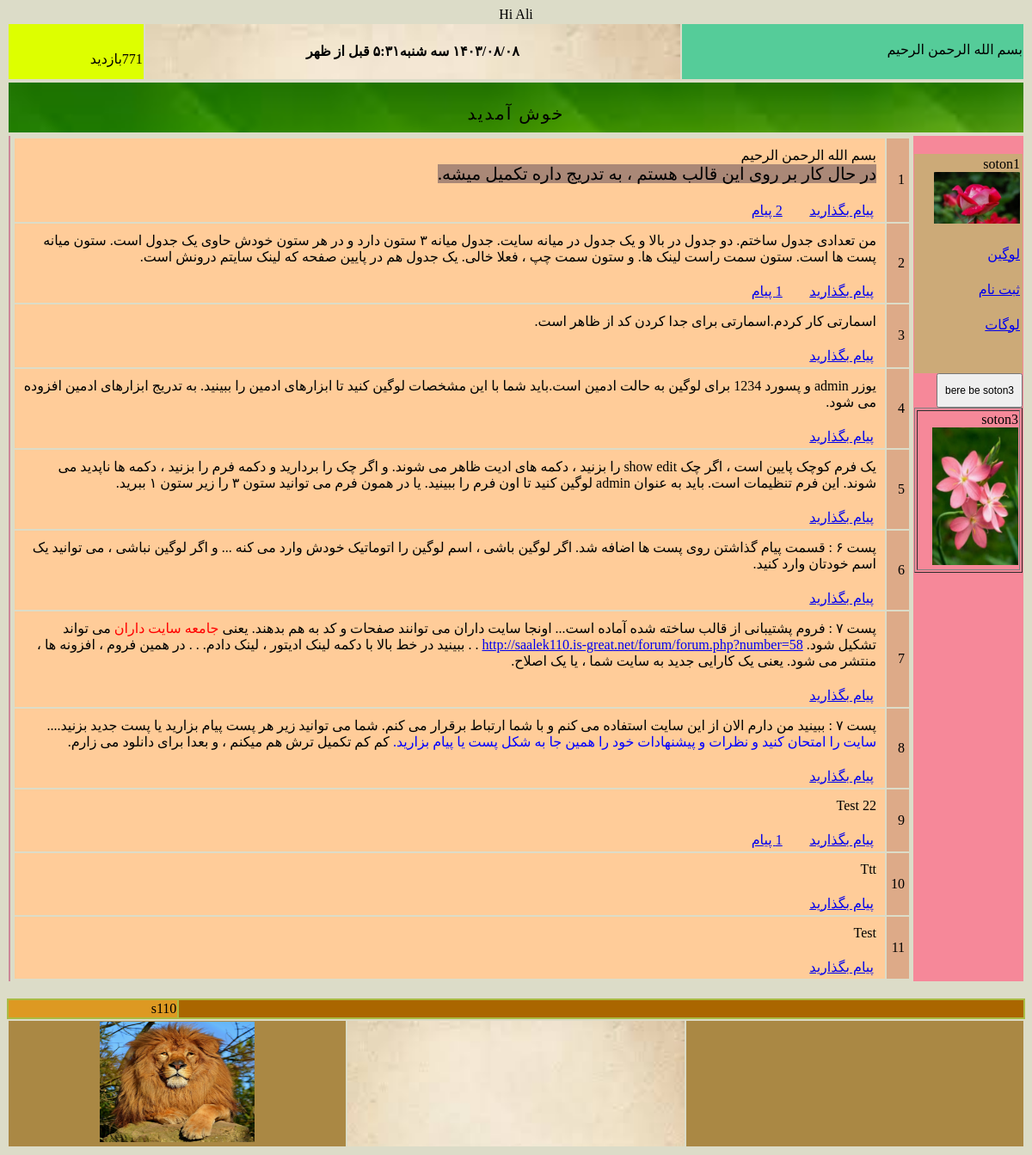
/ (signed in), run on the app's committed database.
### tables this page shows
CREATE TABLE `s110_texts` (
  `number` int(11) NOT NULL,
  `comment` varchar(50) NOT NULL,
  `my_text` varchar(600) NOT NULL
);

CREATE TABLE `s110_posts` (
  `number` bigint(20) NOT NULL,
  `news` text NOT NULL,
  `the_date` varchar(30) NOT NULL,
  `the_week` varchar(20) NOT NULL,
  `the_hour` varchar(30) NOT NULL
);

### tools/jdf.php (called while the page is built, shortened)
<?php
function jdate($format, $timestamp = '', $none = '', $time_zone = 'Asia/Tehran', $tr_num = 'fa') {
  $T_sec = 0;
  $ts = $T_sec + (($timestamp === '') ? time() : tr_num($timestamp));
  $date = explode('_', date('H_i_j_n_O_P_s_w_Y', $ts));
  list($j_y, $j_m, $j_d) = gregorian_to_jalali($date[8], $date[3], $date[2]);
  $sl = strlen($format);
  $out = '';
  for ($i = 0; $i < $sl; $i++) {
    $sub = substr($format, $i, 1);
    switch ($sub) {
      case 'B':
      case 'e':
      case 'g':
      case 'G':
      case 'h':
      case 'I':
      case 'T':
      case 'u':
      case 'Z':
        $out .= date($sub, $ts);
        break;
      case 'A':
        $out .= ($date[0] < 12) ? 'قبل از ظهر' : 'بعد از ظهر';
        break;
      case 'd':
        $out .= ($j_d < 10) ? '0' . $j_d : $j_d;
        break;
      case 'i':
        $out .= $date[1];
        break;
      case 'l':
        $out .= jdate_words(array('rh' => $date[7]), ' ');
        break;
      case 'm':
        $out .= ($j_m > 9) ? $j_m : '0' . $j_m;
        break;
      case 'Y':
        $out .= $j_y;
        break;
      default:
        $out .= $sub;
    }
  }
  return ($tr_num != 'en') ? tr_num($out, 'fa', '.') : $out;
}
function tr_num($str, $mod = 'en', $mf = '٫') {
  $num_a = array('0', '1', '2', '3', '4', '5', '6', '7', '8', '9', '.');
  $key_a = array('۰', '۱', '۲', '۳', '۴', '۵', '۶', '۷', '۸', '۹', $mf);
  return ($mod == 'fa') ? str_replace($num_a, $key_a, $str) : str_replace($key_a, $num_a, $str);
}
function jdate_words($array, $mod = '') {
  foreach ($array as $type => $num) {
    $num = (int) tr_num($num);
    switch ($type) {
      case 'rh':
        $key = array('یکشنبه', 'دوشنبه', 'سه شنبه', 'چهارشنبه', 'پنجشنبه', 'جمعه', 'شنبه');
        $array[$type] = $key[$num];
        break;
    }
  }
  return ($mod === '') ? $array : implode($mod, $array);
}
function gregorian_to_jalali($gy, $gm, $gd, $mod = '') {
   list($gy, $gm, $gd) = explode('_', tr_num($gy . '_' . $gm . '_' . $gd));
  $g_d_m = array(0, 31, 59, 90, 120, 151, 181, 212, 243, 273, 304, 334);
  $gy2 = ($gm > 2) ? ($gy + 1) : $gy;
  $days = 355666 + (365 * $gy) + ((int) (($gy2 + 3) / 4)) - ((int) (($gy2 + 99) / 100)) + ((int) (($gy2 + 399) / 400)) + $gd + $g_d_m[$gm - 1];
  $jy = -1595 + (33 * ((int) ($days / 12053)));
  $days %= 12053;
  $jy += 4 * ((int) ($days / 1461));
  $days %= 1461;
  if ($days < 186) {
    $jm = 1 + (int) ($days / 31);
    $jd = 1 + ($days % 31);
  } else {
    $jm = 7 + (int) (($days - 186) / 30);
    $jd = 1 + (($days - 186) % 30);
  }
  return ($mod == '') ? array($jy, $jm, $jd) : $jy . $mod . $jm . $mod . $jd;
}

### parts_of_index/show_posts.php (the view, shortened to what this page needs)
<?php
    mysqli_set_charset($ccoonn, "utf8");
 $sql = "SELECT * FROM s110_posts";
  $result = mysqli_query($ccoonn ,$sql);
   echo"<center>";
    echo"<table border=0>";
        while($info = mysqli_fetch_array( $result))
               {
            $my_number=$info['number'];
    echo"<tr>";
 echo'<td id="sotone_shomareh_post">';
 echo $info["number"];   echo"</td>";
include"parts_of_index/my_str_replace.php";
 echo'<td id="sotone_matne_post">';
echo $info['news'];
echo'<table border=0>';
echo'<tr>';
 echo'<td id="sotone_payam_bezarid">';
$str=writeMsg(32);
    echo '<a href="msg/a_write_msg.php?number='.$my_number.'">'.$str.'</a>';
echo'</td>';
 echo'<td id="sotone_chand_nazar">';
  $tedad=msg_cont($ccoonn , $my_number );
 if (   $tedad> 0)
 {
     $str=writeMsg(33);
 $ebarat= $tedad." ".$str;
    echo "<a href='msg/show_msgs.php?number=$my_number'>$ebarat</a>";
 }
 echo'</td>';
  echo'<td id="sotone_dokmeye_edit">';
      $value=my_setting("show_edit");
echo'</td>'; echo'</tr>';echo'</table>';
echo"</td>";
          echo"</tr>";
 }
 echo"</table>";
  echo"</center>";
                                                                 ?>

### index.php (shortened to what this page needs)
<!DOCTYPE html>
<!DOCTYPE html PUBLIC "-//W3C//DTD XHTML 1.0 Transitional//EN" "http://www.w3.org/TR/xhtml1/DTD/xhtml1-transitional.dtd">
<html dir="rtl">
<head>
</head>
<body>
       <?php
    require "base/ccoonn.php";
     include "functions/functions.php";
     require_once "tools/jdf.php";
    mysqli_set_charset($ccoonn, "utf8");
                $hour= jdate('g:i A');
                $the_week=jdate('l');
              $the_date=jdate('Y/m/d ');
 if (  isset(  $_SESSION["username"] )  )
 {
echo"<center>";
echo"Hi ".$_SESSION["username"];
echo"</center>";
 }
 echo'<table id="bala_tarin_table">';
echo'<tr>';
 echo'<td id="soton1_az_table_aval">';
 $str=writeMsg(21) ;
echo $str;
  ?>
      <?php
echo'</td>';
 echo'<td id="soton2_az_table_aval">';
echo"<center><h4>".$the_date.$the_week.$hour."</h4></center>";
echo'</td>';
 echo'<td id="soton3_az_table_aval">';
$count=counter("index");
 $str=writeMsg(12);
 echo $count;
   echo $str;
echo'</td>';
echo'</tr>';
echo'</table>';
 echo'<table id="table_e_satre_dovom">';
echo'<tr>';
 echo'<td id="sotone_table_dovom">';
echo'</td>';
echo'</tr>';
echo'</table>';
 echo'<table id="table_bozorge_vasate_safeh">';
echo'<tr>';
 echo'<td id="sotone_avale_table_bozorge_vasat_safhe">';
 echo'<table id="table_e_soton_1">';
echo'<tr>';
echo'<td>';
echo'soton1';
echo'<img src="images/flower2.jpg" alt="robot" width="100" height="60"/>';
echo'</td>';
echo'</tr>';
echo'<tr>';
echo'<td>';
 $str=writeMsg(13) ;
 echo'<a href="login/login.php">'.$str.'</a>';
 echo'</td>';
echo'</tr>';
echo'<tr>';
echo'<td>';
 $str=writeMsg(14) ;
  echo'<a href="login/register.php">'.$str.'</a>';
   echo'</td>';
   echo'</tr>';
echo'<tr>';
echo'<td>';
 $str=writeMsg(17) ;
  echo'<a href="login/logout.php">'.$str.'</a>';
     echo'</td>';
     echo'</tr>';
echo'<tr>';
echo'<td>';
echo'</td>';
echo'</tr>';
echo'<tr>';
echo'<td>';
echo'</td>';
echo'</tr>';
echo'</tr>';
echo'</table>';
	  $value=my_setting("soton3");
	  if ($value=="under-soton-1")
{
 ?>
 <form id='myform' action="<?php echo $_SERVER['PHP_SELF']; ?>"  method = 'POST'>
 <input type="submit" name='action_soton1' value="bere be soton3" style=" font-size:12px; height:40px; width:100px">
      </form>
 <?php
 }
      if ($value=="under-soton-1")
   include "parts_of_index/soton3.php";
echo'<td>';
   include "parts_of_index/show_posts.php";
echo'</td>';
 echo'<td id="sotone_sevome_table_bozorge_vasat_safhe">';
 ?>
 <?php
echo'</td>';
           echo"<br>";
 echo'<table id="avalin_table_e_footer">';
echo'<tr>';
 echo'<td id="sotone_avale_table_avale_footer">';
echo'</td>';
 echo'<td id="sotone_dovome_table_avale_footer">';
echo"s110";
echo'</td>';
echo'</tr>';
echo'</table>';
 echo'<table id="dovomin_table_e_footer">';
echo'<tr>';
 echo'<td id="sotone_avale_table_dovome_footer">';
 ?>
 <?php
 echo'</td>';
  echo'<td id="sotone_dovome_table_dovome_footer">';
 ?>
 <?php
   echo'</td>';
    echo'<td id="sotone_sevome_table_dovome_footer">';
   echo'<img src="images/lion.jpg" alt="lion" width="180" height="140"/>';
 echo'</td>';
 echo'</tr>';
echo'</table>';
?>
</body>
</html>

### parts_of_index/my_str_replace.php
<?php
if (isset ($info['news']) )
{
     $info['news']=str_replace("qz","'",$info['news']);
     $info['news']=str_replace("[Img]","<img src='",$info['news']);
     $info['news']=str_replace("[/Img]","'>",$info['news']);
     $info['news']=str_replace("[Url]","<a href='",$info['news']);
     $info['news']=str_replace("[Url_m]","'>",$info['news']);
     $info['news']=str_replace("[/Url]","</a>",$info['news']);
     $info['news']=str_replace("[center]","<center>",$info['news']);
     $info['news']=str_replace("[/center]","</center>",$info['news']);
     $info['news']=str_replace("[left]","<div style='text-align: left;'>",$info['news']);
     $info['news']=str_replace("[/left]","</div>",$info['news']);
     $info['news']=str_replace("[right]","<div style='text-align: right;'>",$info['news']);
     $info['news']=str_replace("[/right]","</div>",$info['news']);
     $info['news']=str_replace("[red]","<span style='color: Red'>",$info['news']);
     $info['news']=str_replace("[/red]","</span>",$info['news']);
     $info['news']=str_replace("[blue]","<span style='color: Blue'>",$info['news']);
     $info['news']=str_replace("[/blue]","</span>",$info['news']);
     $info['news']=str_replace("[color]","<span style='color:",$info['news']);
     $info['news']=str_replace("[bgcolor]","<span style='background-color:",$info['news']);
     $info['news']=str_replace("[color_m]","'>",$info['news']);
     $info['news']=str_replace("[/color]","</span>",$info['news']);
     $info['news']=str_replace("imagenumber=","<img src='http://victory.rf.gd/web/images/attachs/f",$info['news']);
          $info['news']=str_replace("size=100",".jpg' width='100' height='auto'>",$info['news']);
               $info['news']=str_replace("size=150",".jpg' width='150' height='auto'>",$info['news']);
     $info['news']=str_replace("size=200",".jpg' width='200' height='auto'>",$info['news']);
          $info['news']=str_replace("size=250",".jpg' width='250' height='auto'>",$info['news']);
        $info['news']=str_replace("size=300",".jpg' width='300' height='auto'>",$info['news']);
        $info['news']=str_replace("size=350",".jpg' width='350' height='auto'>",$info['news']);
     $info['news']=str_replace("size=400",".jpg' width='400' height='auto'>",$info['news']);
          $info['news']=str_replace("size=450",".jpg' width='450' height='auto'>",$info['news']);
             $info['news']=str_replace("size=500",".jpg' width='500' height='auto'>",$info['news']);
             $info['news']=str_replace("size=550",".jpg' width='550' height='auto'>",$info['news']);
     $info['news']=str_replace("size=600",".jpg' width='600' height='auto'>",$info['news']);
     $info['news']=str_replace("size=650",".jpg' width='650' height='auto'>",$info['news']);
       $info['news']=str_replace("size=700",".jpg' width='700' height='auto'>",$info['news']);
         $info['news']=str_replace("size=750",".jpg' width='750' height='auto'>",$info['news']);
     $info['news']=str_replace("size=800",".jpg' width='800' height='auto'>",$info['news']);
    $info['news']=str_replace("☆☆☆☆T","",$info['news']);
       $info['news']=str_replace("pngnumber=","<img src='http://victory.rf.gd/web/images/attachs/png/f",$info['news']);
          $info['news']=str_replace("sizep=100",".png' width='100' height='auto'>",$info['news']);
               $info['news']=str_replace("sizep=150",".png' width='150' height='auto'>",$info['news']);
     $info['news']=str_replace("sizep=200",".png' width='200' height='auto'>",$info['news']);
          $info['news']=str_replace("sizep=250",".png' width='250' height='auto'>",$info['news']);
        $info['news']=str_replace("sizep=300",".png' width='300' height='auto'>",$info['news']);
        $info['news']=str_replace("sizep=350",".png' width='350' height='auto'>",$info['news']);
     $info['news']=str_replace("sizep=400",".png' width='400' height='auto'>",$info['news']);
          $info['news']=str_replace("sizep=450",".png' width='450' height='auto'>",$info['news']);
             $info['news']=str_replace("sizep=500",".png' width='500' height='auto'>",$info['news']);
             $info['news']=str_replace("sizep=550",".png' width='550' height='auto'>",$info['news']);
     $info['news']=str_replace("sizep=600",".png' width='600' height='auto'>",$info['news']);
     $info['news']=str_replace("sizep=650",".png' width='650' height='auto'>",$info['news']);
       $info['news']=str_replace("sizep=700",".png' width='700' height='auto'>",$info['news']);
         $info['news']=str_replace("sizep=750",".png' width='750' height='auto'>",$info['news']);
     $info['news']=str_replace("sizep=800",".png' width='800' height='auto'>",$info['news']);
    $info['news']=str_replace("☆☆☆☆T","",$info['news']);
       $info['news']=str_replace("[font5]","<div style='font-size:5px;'>",$info['news']);
       $info['news']=str_replace("[font10]","<div style='font-size:10px;'>",$info['news']);
       $info['news']=str_replace("[font20]","<div style='font-size:20px;'>",$info['news']);
       $info['news']=str_replace("[font30]","<div style='font-size:30px;'>",$info['news']);
     $info['news']=str_replace("[font40]","<div style='font-size:40px;'>",$info['news']);
     $info['news']=str_replace("[font50]","<div style='font-size:50px;'>",$info['news']);
     $info['news']=str_replace("[font60]","<div style='font-size:60px;'>",$info['news']);
       $info['news']=str_replace("[font70]","<div style='font-size:70px;'>",$info['news']);
     $info['news']=str_replace("[font80]","<div style='font-size:80px;'>",$info['news']);
     $info['news']=str_replace("[font90]","<div style='font-size:90px;'>",$info['news']);
     $info['news']=str_replace("[font100]","<div style='font-size:100px;'>",$info['news']);
     $info['news']=str_replace("[font150]","<div style='font-size:150px;'>",$info['news']);
     $info['news']=str_replace("[font200]","<div style='font-size:200px;'>",$info['news']);
     $info['news']=str_replace("[font250]","<div style='font-size:250px;'>",$info['news']);
     $info['news']=str_replace("[font300]","<div style='font-size:300px;'>",$info['news']);
     $info['news']=str_replace("[font350]","<div style='font-size:350px;'>",$info['news']);
     $info['news']=str_replace("[font400]","<div style='font-size:400px;'>",$info['news']);
       $info['news']=str_replace("[/font]","</div>",$info['news']);
}
     ?>

### css/index.php (style rules this page uses)
body { background-color:rgba(220,220,200,1); }
#sotone_shomareh_post { background:#ddaa88; padding:5px; }
#sotone_matne_post { background:#ffcc99; padding-left:10px; padding-right:10px; padding-top:10px; }
#sotone_payam_bezarid { width:30%; }
#sotone_chand_nazar { width:30%; padding-right:20px; padding-left:20px; }
#sotone_dokmeye_edit { width:30%; padding-right:20px; }
#bala_tarin_table { border:1; width:100%; }
#soton1_az_table_aval { background: #55cc99; }
#soton2_az_table_aval { background: #ddaa88; background-image: url('images/paper2.jpeg'); background-repeat: no-repeat; background-size: cover; }
#soton3_az_table_aval { background: #ddff00; }
#table_e_satre_dovom { border:1; width:100%; text-align:center; }
#sotone_table_dovom { background: #ffbbbb; background-image: url('images/green2.jpeg'); background-repeat: no-repeat; background-size: cover; color:black; font-size:20px; letter-spacing: 2px; padding-bottom:10px; }
#table_bozorge_vasate_safeh { border:0; }
#sotone_avale_table_bozorge_vasat_safhe { vertical-align:top; background: #f68899; }
#table_e_soton_1 { margin-top:20px; border:1px; background:#ccaa78; }
#sotone_sevome_table_bozorge_vasat_safhe { vertical-align:top; background: #cc8899; }
#avalin_table_e_footer { border:1; width:100%; background:#aabb44; }
#sotone_avale_table_avale_footer { background:#aa6600; width:50%; text-align: center; }
#sotone_dovome_table_avale_footer { background:#dd9922; width:10%;">'; }
#dovomin_table_e_footer { border:1; width:100%; }
#sotone_avale_table_dovome_footer { background:#aa8844; width:20%; text-align: center; }
#sotone_dovome_table_dovome_footer { background:#aa9955; background-image: url('images/paper2.jpeg'); background-repeat: no-repeat; background-size: cover; width:20%; text-align: center;padding:14px;">'; }
#sotone_sevome_table_dovome_footer { background:#aa8844; width:20%; text-align: center; }

### data on the page
s110_texts: my_text "بسم الله الرحمن الرحیم"
s110_texts: my_text "بازدید"
s110_texts: my_text "لوگین"
s110_texts: my_text "ثبت نام"
s110_texts: my_text "لوگات"
s110_posts: number "1", news "بسم الله الرحمن الرحیم در حال کار بر روی این قالب هستم ، به تدریج داره تکمیل میشه.", s110_texts.my_text "پیام بگذارید", s110_texts.my_text "2 پیام"
s110_posts: number "2", news "من تعدادی جدول ساختم. دو جدول در بالا و یک جدول در میانه سایت. جدول میانه ۳ ستون دارد و در هر ستون خودش حاوی یک جدول است. ستون میانه پست ها است. ستون سمت راست لینک ها. و ستون سمت چپ ، فعلا خالی. یک جدول هم در پایین صفحه که لینک سایتم درونش است.", s110_texts.my_text "پیام بگذارید", s110_texts.my_text "1 پیام"
s110_posts: number "3", news "اسمارتی کار کردم.اسمارتی برای جدا کردن کد از ظاهر است.", s110_texts.my_text "پیام بگذارید"
s110_posts: number "4", news "یوزر admin و پسورد 1234 برای لوگین به حالت ادمین است.باید شما با این مشخصات لوگین کنید تا ابزارهای ادمین را ببینید. به تدریج ابزارهای ادمین افزوده می شود.", s110_texts.my_text "پیام بگذارید"
s110_posts: number "5", news "یک فرم کوچک پایین است ، اگر چک show edit را بزنید ، دکمه های ادیت ظاهر می شوند. و اگر چک را بردارید و دکمه فرم را بزنید ، دکمه ها ناپدید می شوند. این فرم تنظیمات است. باید به عنوان admin لوگین کنید تا اون فرم را ببینید. یا در همون فرم می توانید ستون ۳ را زیر ستون ۱ ببرید.", s110_texts.my_text "پیام بگذارید"
s110_posts: number "6", news "پست ۶ : قسمت پیام گذاشتن روی پست ها اضافه شد. اگر لوگین باشی ، اسم لوگین را اتوماتیک خودش وارد می کنه ... و اگر لوگین نباشی ، می توانید یک اسم خودتان وارد کنید.", s110_texts.my_text "پیام بگذارید"
s110_posts: number "7", news "پست ۷ : فروم پشتیبانی از قالب ساخته شده آماده است... اونجا سایت داران می توانند صفحات و کد به هم بدهند. یعنی جامعه سایت داران می تواند تشکیل شود. http://saalek110.is-great.net/forum/forum.php?number=58 . . ببینید در خط بالا با دکمه لینک ادیتور ، لینک دادم. . . در همین فروم ، افزونه ها ، منتشر می شود. یعنی یک کارایی جدید به سایت شما ، یا یک اصلاح.", s110_texts.my_text "پیام بگذارید"
s110_posts: number "8", news "پست ۷ : ببینید من دارم الان از این سایت استفاده می کنم و با شما ارتباط برقرار می کنم. شما می توانید زیر هر پست پیام بزارید یا پست جدید بزنید.... سایت را امتحان کنید و نظرات و پیشنهادات خود را همین جا به شکل پست یا پیام بزارید. کم کم تکمیل ترش هم میکنم ، و بعدا برای دانلود می زارم.", s110_texts.my_text "پیام بگذارید"
s110_posts: number "9", news "Test 22", s110_texts.my_text "پیام بگذارید", s110_texts.my_text "1 پیام"
s110_posts: number "10", news "Ttt", s110_texts.my_text "پیام بگذارید"
s110_posts: number "11", news "Test", s110_texts.my_text "پیام بگذارید"

### other printed values
$_SESSION["username"] "Ali"
$the_week "سه شنبه"
$hour "۵:۳۱ قبل از ظهر"
$count "771"
$str "خوش آمدید"
